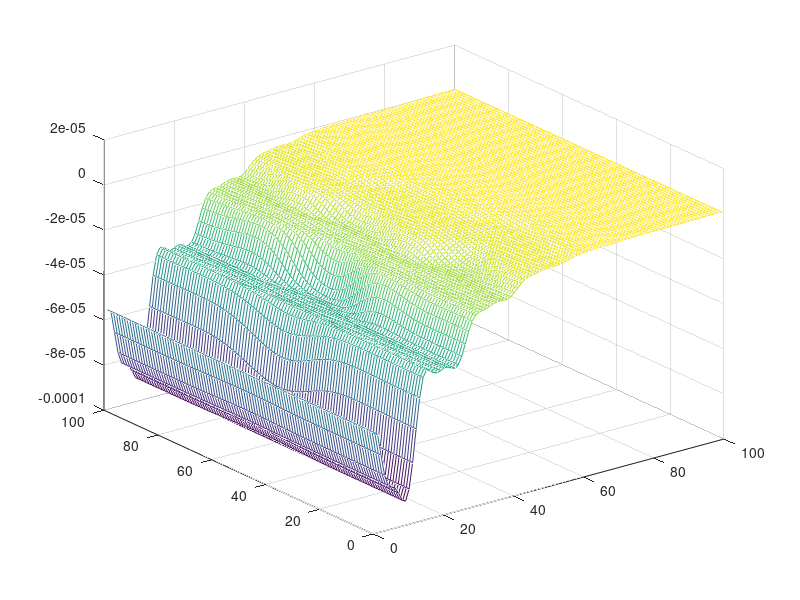
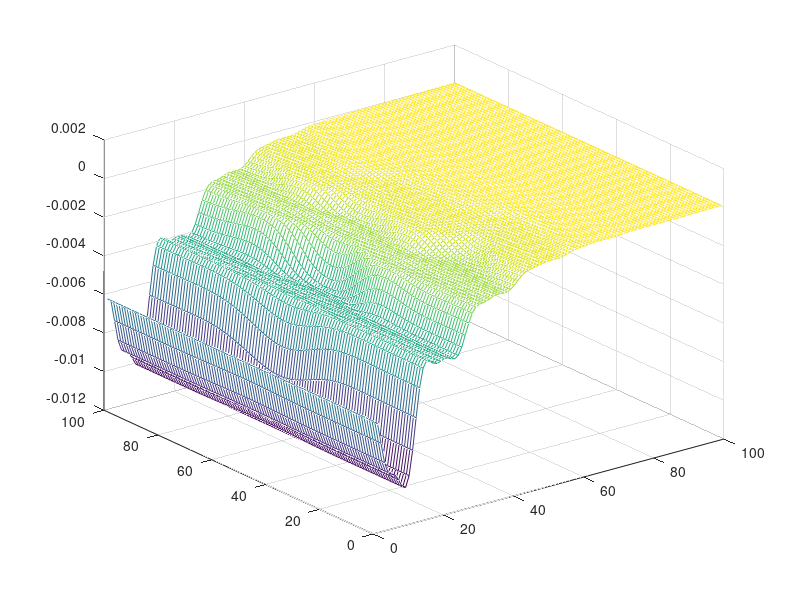
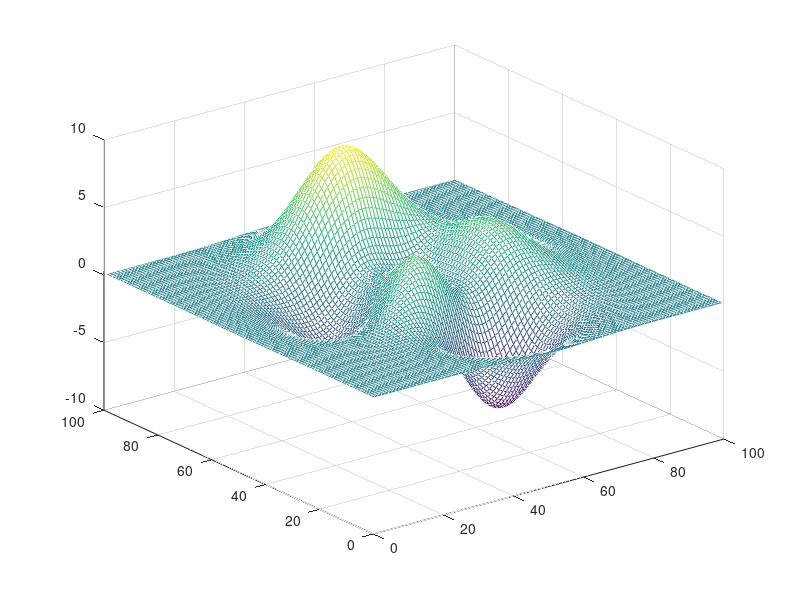

Write the MATLAB code that produced these figures, in order.
function simulacion2V
w1=(2*pi)/5;
w2=(2*pi)/2.5;
N=50;
sz=100;
theta=45*(pi/180);
z=peaks(sz);
ws=(w2-w1)/sz;
wt=(meshgrid(0:sz-1)*cos(theta)+z*sin(theta))*ws+w1;
I=zeros(sz,sz,N);
wtr=zeros(sz,sz);
for t=1:N
        I(:,:,t)=1+cos(wt*t);
end
Na=50;
es=linspace(2,7,Na);
es2=repmat(es',1,N);
sg=1.75;
W=MoWav2(es,N,sg);
ran=round(N/2)-ceil(N*.1):round(N/2)+ceil(N*.1);
tic
for i=1:sz*sz
   te=I(i+(sz*sz*(0:N-1)))';
    te=repmat(reshape(te,1,N),Na,1,N);
    w=squeeze(sum(te.*W,2));
    Sap=(abs(w)./es2).^4;
    ar=sum((Sap.*es2),1)./sum(Sap,1);
    k=mean(ar(ran));
    wtr(i)=(2*pi)/k;
end
toc
figure, mesh(wtr-wt)
Nrmse=sqrt(abs(wt-wtr).^2./abs(wt).^2);
Ew=wt-wtr;
sqrt(sum(Ew(:).^2)/sum(wt(:).^2))
mean(Nrmse(:))
wtr=(((wtr-w1)/ws)-meshgrid(0:sz-1)*cos(theta))/sin(theta);
figure, mesh(wtr-z)
figure,mesh(wtr)
end



function W=MoWav2(es,N,sg)

Ne=length(es);
W=zeros(Ne,N,N);
x=(0:N-1)';
for a=1:Ne
    for b=0:N-1
        W(a,:,b+1)=exp(-1i*2*pi*(x-b)/es(a)).*exp(-((x-b)/es(a)).^2/(2*sg));
    end
end
end















